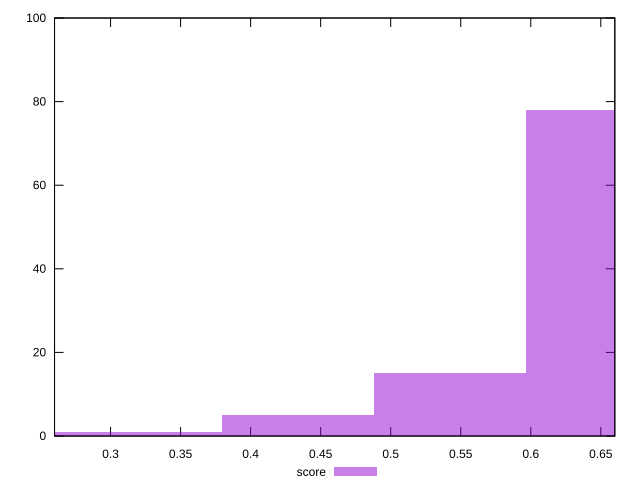

The gnuplot source for this figure:
reset

$score <<EOF
0.4336629708209332 5
0.5420787135261664 15
0.6504944562313998 78
0.3252472281156999 1
0.2168314854104666 1
EOF

set key outside below
set boxwidth 0.1084157427052333
set xrange [0.26:0.66]
set yrange [0:100]
set trange [0:100]
set style fill transparent solid 0.5 noborder
set terminal svg size 640, 490 enhanced background rgb 'white'
set output "report_00021_2021-02-20T09:16:39.615Z/mainthread-work-breakdown/samples/pages+cached/score/histogram.svg"

plot $score title "score" with boxes

reset
